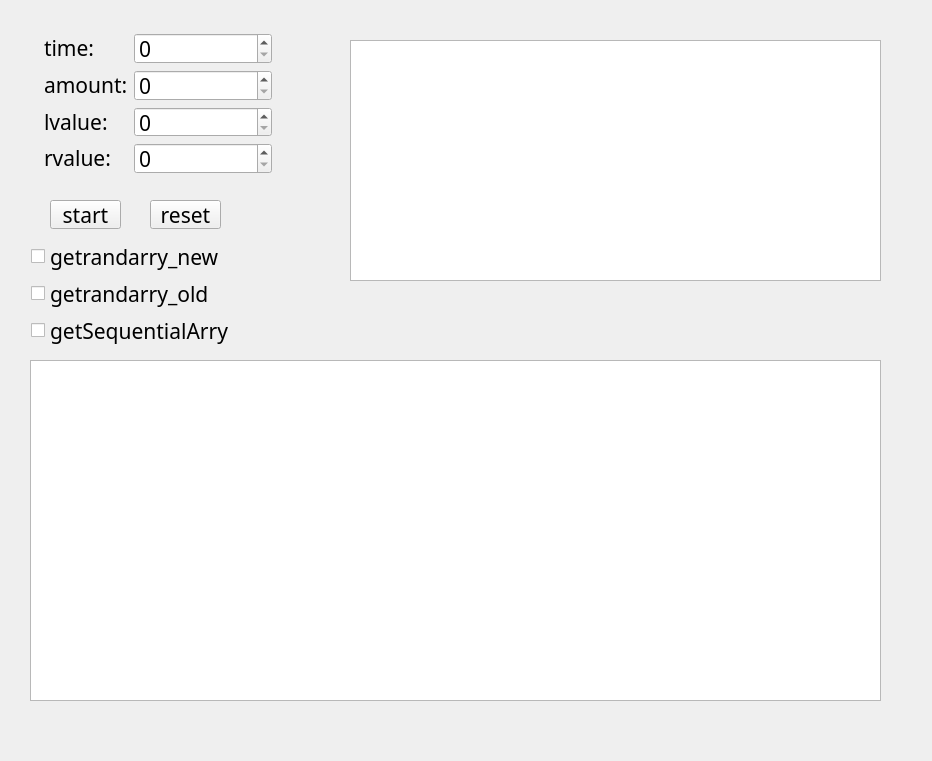
<?xml version="1.0" encoding="UTF-8"?>
<ui version="4.0">
 <class>Widget</class>
 <widget class="QWidget" name="Widget">
  <property name="geometry">
   <rect>
    <x>0</x>
    <y>0</y>
    <width>932</width>
    <height>761</height>
   </rect>
  </property>
  <property name="windowTitle">
   <string>B16SortTestBy04200923</string>
  </property>
  <widget class="QPushButton" name="startPushButton">
   <property name="geometry">
    <rect>
     <x>50</x>
     <y>200</y>
     <width>71</width>
     <height>29</height>
    </rect>
   </property>
   <property name="font">
    <font>
     <family>黑体</family>
     <pointsize>16</pointsize>
    </font>
   </property>
   <property name="text">
    <string>start</string>
   </property>
  </widget>
  <widget class="QPushButton" name="resetPushButton">
   <property name="geometry">
    <rect>
     <x>150</x>
     <y>200</y>
     <width>71</width>
     <height>29</height>
    </rect>
   </property>
   <property name="font">
    <font>
     <family>黑体</family>
     <pointsize>16</pointsize>
    </font>
   </property>
   <property name="text">
    <string>reset</string>
   </property>
  </widget>
  <widget class="QTableView" name="ResultTableView">
   <property name="geometry">
    <rect>
     <x>350</x>
     <y>40</y>
     <width>531</width>
     <height>241</height>
    </rect>
   </property>
  </widget>
  <widget class="QCheckBox" name="getrandarry_newCheckBox">
   <property name="geometry">
    <rect>
     <x>31</x>
     <y>241</y>
     <width>237</width>
     <height>31</height>
    </rect>
   </property>
   <property name="font">
    <font>
     <family>黑体</family>
     <pointsize>16</pointsize>
    </font>
   </property>
   <property name="text">
    <string>getrandarry_new</string>
   </property>
  </widget>
  <widget class="QCheckBox" name="getrandarry_oldCheckBox">
   <property name="geometry">
    <rect>
     <x>31</x>
     <y>278</y>
     <width>237</width>
     <height>31</height>
    </rect>
   </property>
   <property name="font">
    <font>
     <family>黑体</family>
     <pointsize>16</pointsize>
    </font>
   </property>
   <property name="text">
    <string>getrandarry_old</string>
   </property>
  </widget>
  <widget class="QCheckBox" name="getSequentialArryCheckBox">
   <property name="geometry">
    <rect>
     <x>31</x>
     <y>315</y>
     <width>265</width>
     <height>31</height>
    </rect>
   </property>
   <property name="font">
    <font>
     <family>黑体</family>
     <pointsize>16</pointsize>
    </font>
   </property>
   <property name="text">
    <string>getSequentialArry</string>
   </property>
  </widget>
  <widget class="QWidget" name="layoutWidget">
   <property name="geometry">
    <rect>
     <x>44</x>
     <y>33</y>
     <width>228</width>
     <height>141</height>
    </rect>
   </property>
   <layout class="QFormLayout" name="formLayout">
    <item row="0" column="0">
     <widget class="QLabel" name="TimesLable">
      <property name="font">
       <font>
        <family>黑体</family>
       </font>
      </property>
      <property name="text">
       <string>&lt;html&gt;&lt;head/&gt;&lt;body&gt;&lt;p&gt;&lt;span style=&quot; font-size:16pt;&quot;&gt;time:&lt;/span&gt;&lt;/p&gt;&lt;/body&gt;&lt;/html&gt;</string>
      </property>
     </widget>
    </item>
    <item row="0" column="1">
     <widget class="QSpinBox" name="timeSpinBox">
      <property name="font">
       <font>
        <family>黑体</family>
        <pointsize>16</pointsize>
       </font>
      </property>
      <property name="maximum">
       <number>9999</number>
      </property>
     </widget>
    </item>
    <item row="1" column="0">
     <widget class="QLabel" name="AmountLabel">
      <property name="font">
       <font>
        <family>黑体</family>
       </font>
      </property>
      <property name="text">
       <string>&lt;html&gt;&lt;head/&gt;&lt;body&gt;&lt;p&gt;&lt;span style=&quot; font-size:16pt;&quot;&gt;amount:&lt;/span&gt;&lt;/p&gt;&lt;/body&gt;&lt;/html&gt;</string>
      </property>
     </widget>
    </item>
    <item row="1" column="1">
     <widget class="QSpinBox" name="AmountSpinBox">
      <property name="font">
       <font>
        <family>黑体</family>
        <pointsize>16</pointsize>
       </font>
      </property>
      <property name="maximum">
       <number>999999</number>
      </property>
     </widget>
    </item>
    <item row="2" column="0">
     <widget class="QLabel" name="LvalueLabel">
      <property name="font">
       <font>
        <family>黑体</family>
       </font>
      </property>
      <property name="text">
       <string>&lt;html&gt;&lt;head/&gt;&lt;body&gt;&lt;p&gt;&lt;span style=&quot; font-size:16pt;&quot;&gt;lvalue:&lt;/span&gt;&lt;/p&gt;&lt;/body&gt;&lt;/html&gt;</string>
      </property>
     </widget>
    </item>
    <item row="2" column="1">
     <widget class="QSpinBox" name="lvalueSpinBox">
      <property name="font">
       <font>
        <family>黑体</family>
        <pointsize>16</pointsize>
       </font>
      </property>
      <property name="maximum">
       <number>99999</number>
      </property>
     </widget>
    </item>
    <item row="3" column="0">
     <widget class="QLabel" name="RvalueLabel">
      <property name="font">
       <font>
        <family>黑体</family>
       </font>
      </property>
      <property name="text">
       <string>&lt;html&gt;&lt;head/&gt;&lt;body&gt;&lt;p&gt;&lt;span style=&quot; font-size:16pt;&quot;&gt;rvalue:&lt;/span&gt;&lt;/p&gt;&lt;/body&gt;&lt;/html&gt;</string>
      </property>
     </widget>
    </item>
    <item row="3" column="1">
     <widget class="QSpinBox" name="rvalueSpinBox">
      <property name="font">
       <font>
        <family>黑体</family>
        <pointsize>16</pointsize>
       </font>
      </property>
      <property name="maximum">
       <number>99999</number>
      </property>
     </widget>
    </item>
   </layout>
  </widget>
  <widget class="QPlainTextEdit" name="ResultPlainTextEdit">
   <property name="geometry">
    <rect>
     <x>30</x>
     <y>360</y>
     <width>851</width>
     <height>341</height>
    </rect>
   </property>
  </widget>
 </widget>
 <resources/>
 <connections/>
</ui>
